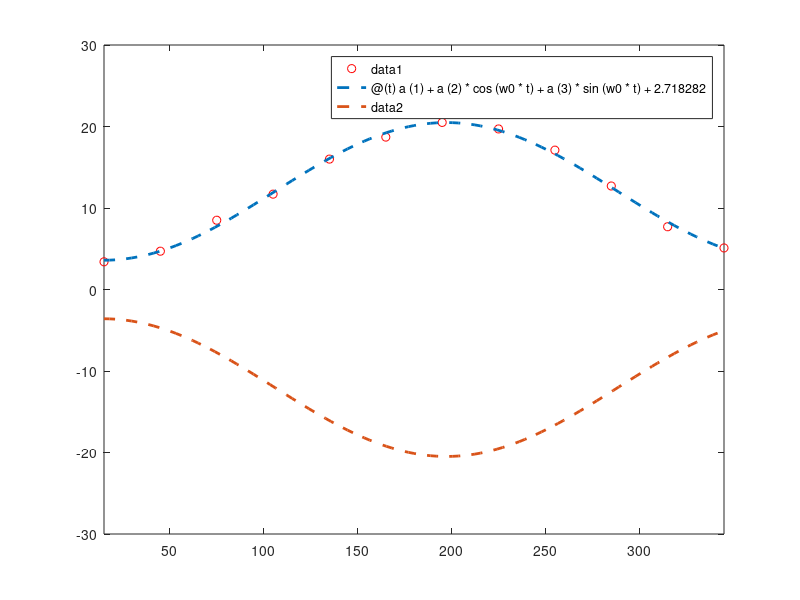

MATLAB code to generate this figure:
function [A0, A1, B1, C1, dia_max] = RA225295_L09_01() 
   t=[15 45 75 105 135 165 195 225 255 285 315 345];
   y=[3.4 4.7 8.5 11.7 16 18.7 20.5 19.7 17.1 12.7 7.7 5.1];
   plot(t,y,'or');hold on;
 
   w0=(2*pi/365);

    Z = [ones(length(t),1) cos(w0*t).' sin(w0*t).'];
    a=Z\((y-2.718282).');
    y_ajuste = @(t) a(1) + a(2)*cos(w0*t) + a(3)*sin(w0*t)+2.718282;
    fplot(y_ajuste,[min(t) max(t)],'--','linewidth',2);

   A0=a(1);
   A1=a(2);
   B1=a(3);
   C1=sqrt(a(2)^2+a(3)^2);
   y_ajuste_2 = @(t) -1*y_ajuste(t);
   fplot(y_ajuste_2,[min(t) max(t)],'--','linewidth',2);
   [x,fx]=fminbnd(y_ajuste_2,190,210);
   dia_max=x;
end
